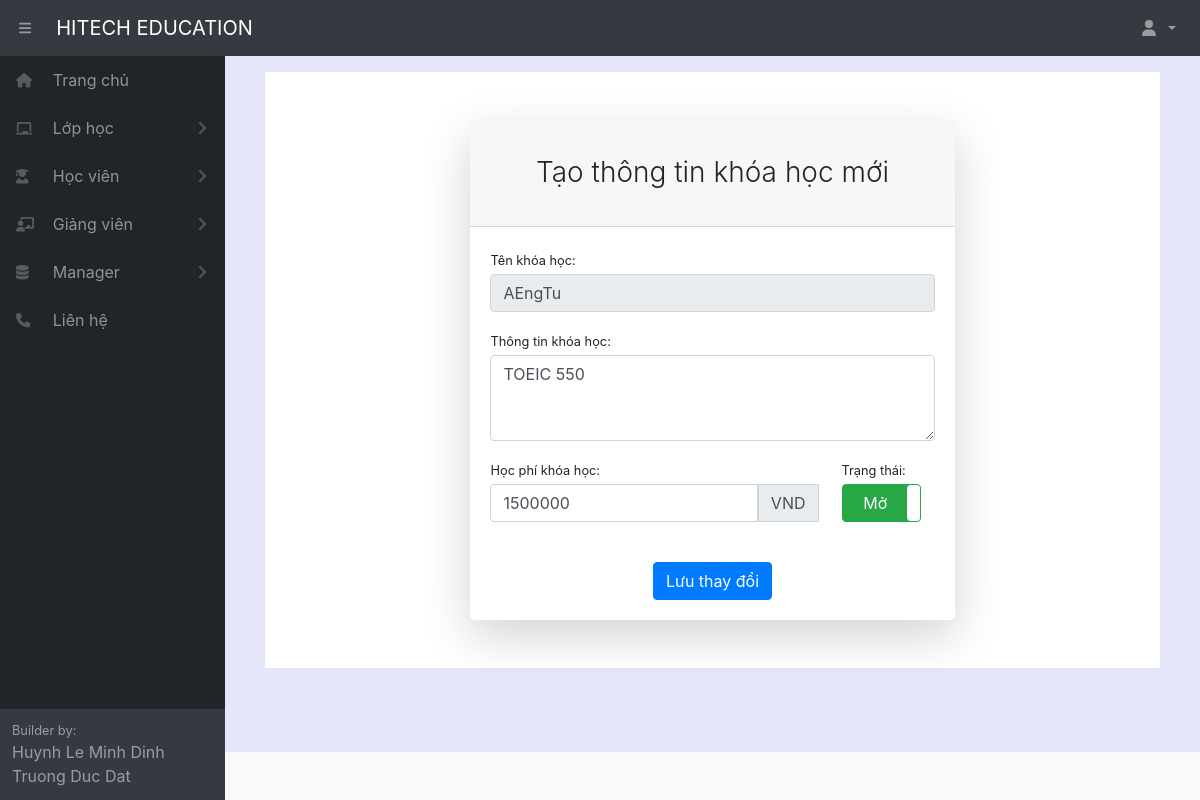
Page /editinformationunit/1 (signed in) on the committed database.
### home/models.py (models this page shows, shortened)
class Unit(models.Model):
    fullname = models.CharField(max_length=100, verbose_name="Tên khóa học")
    infomation = models.CharField(max_length=1000, blank=True, null=True, verbose_name="Thông tin khóa học")
    fee = models.IntegerField(default=0, verbose_name="Học phí khóa học")
    active = models.BooleanField(default=True, verbose_name="Trạng thái")
    class Meta:
        ordering =["fullname"]
        verbose_name_plural = "Khóa học"

### home/decorators.py (the view)
        def wrapper_func(request, *args, **kwargs):
            group = None
            if request.user.groups.exists():
                group = request.user.groups.all()[0].name
            if group in allowed_roles:
                return view_func(request, *args, **kwargs)
            else:
                return redirect('errorrole')

### home/views.py (called while the page is built, shortened)
@login_required(login_url='login')
@allowed_users(allowed_roles=['admin'])
def editInformationUnit(request,pk):
    unit = Unit.objects.get(pk=pk)
    context={'unit':unit}
    return render(request,'manager/editInformationUnit.html',context)

### home/templates/manager/editInformationUnit.html (shortened to what this page needs)
{% extends "pages/base.html" %}
{% block content %}
{% load static %}
<div class="container" style="padding-bottom: 3em;">
    <div class="row justify-content-center">
        <div class="col-xl-7 col-lg-9 col-md-12">
            <div class="card shadow-lg border-0 rounded-lg mt-5">
                <div class="card-header">
                    <h3 class="text-center font-weight-light my-4">Tạo thông tin khóa học mới</h3>
                </div>
                <div class="card-body">
                    <form action="" method="POST">
                        <div class="row">
                            <div class="col-lg-12 col-md-12">
                                <label class="small mb-1" for="id_fullname">Tên khóa học:</label>
                                <div class="form-group">
                                    <input class="form-control" disabled type="text" name="fullname" maxlength="100"
                                        required="" id="id_fullname" placeholder="Nhập tên khóa học mới"
                                        value="{{unit.fullname}}">
                                </div>
                            </div>
                            <div class="col-lg-12 col-md-12">
                                <label class="small mb-1" for="id_infomation">Thông tin khóa học:</label>
                                <div class="form-group">
                                    <textarea class="form-control" required name="infomation" maxlength="1000"
                                        id="id_infomation" rows="3"
                                        placeholder="Nội dung thông tin khóa học">{{unit.infomation}}</textarea>
                                </div>
                            </div>
                            <div class="col-lg-9 col-md-12">
                                <label class="small mb-1" for="id_fee">Học phí khóa học:</label>
                                <div class="form-group input-group">
                                    <input class="form-control" type="text" name="fee" maxlength="100" required=""
                                        id="id_fee" placeholder="Nhập học phí khóa học" value="{{unit.fee}}">
                                    <div class="input-group-prepend">
                                        <span class="input-group-text">VND</span>
                                    </div>
                                </div>
                            </div>
                            <div class="col-lg-3 col-md-12">
                                <label class="small mb-1" for="id_active">Trạng thái:</label>
                                <div class="form-group">
                                </div>
                            </div>
                        </div>
                        <div class="form-group d-flex align-items-center justify-content-between mt-4 mb-0">
                            <input class="btn btn-primary" type="submit" value="Lưu thay đổi"
                                style="margin-left: auto; margin-right: auto;">
                        </div>
                    </form>
                </div>
            </div>
        </div>
    </div>
</div>
{% endblock content %}

### rows in the picture
Unit: fullname "AEngTu", infomation "TOEIC 550", fee "1500000"
